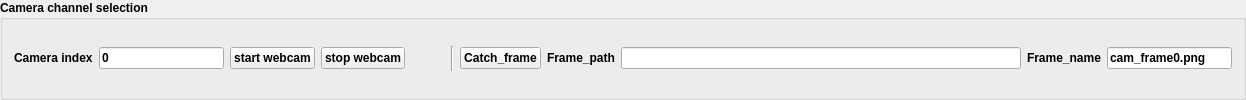
        <widget class="QGroupBox" name="groupBox_camview">
         <property name="sizePolicy">
          <sizepolicy hsizetype="Fixed" vsizetype="Fixed">
           <horstretch>0</horstretch>
           <verstretch>0</verstretch>
          </sizepolicy>
         </property>
         <property name="font">
          <font>
           <weight>75</weight>
           <bold>true</bold>
          </font>
         </property>
         <property name="title">
          <string>Camera channel selection</string>
         </property>
         <property name="checkable">
          <bool>false</bool>
         </property>
         <property name="checked">
          <bool>false</bool>
         </property>
         <layout class="QHBoxLayout" name="horizontalLayout_4">
          <item>
           <widget class="QLabel" name="label_30">
            <property name="sizePolicy">
             <sizepolicy hsizetype="Preferred" vsizetype="Fixed">
              <horstretch>0</horstretch>
              <verstretch>0</verstretch>
             </sizepolicy>
            </property>
            <property name="text">
             <string>Camera index</string>
            </property>
           </widget>
          </item>
          <item>
           <widget class="QLineEdit" name="lineEdit_camera_index">
            <property name="text">
             <string>0</string>
            </property>
           </widget>
          </item>
          <item>
           <widget class="QPushButton" name="pushButton_start_webcam">
            <property name="text">
             <string>start webcam</string>
            </property>
           </widget>
          </item>
          <item>
           <widget class="QPushButton" name="pushButton_stop_webcam">
            <property name="text">
             <string>stop webcam</string>
            </property>
           </widget>
          </item>
          <item>
           <spacer name="horizontalSpacer_2">
            <property name="orientation">
             <enum>Qt::Horizontal</enum>
            </property>
            <property name="sizeHint" stdset="0">
             <size>
              <width>40</width>
              <height>20</height>
             </size>
            </property>
           </spacer>
          </item>
          <item>
           <widget class="Line" name="line_37">
            <property name="sizePolicy">
             <sizepolicy hsizetype="Fixed" vsizetype="Fixed">
              <horstretch>0</horstretch>
              <verstretch>0</verstretch>
             </sizepolicy>
            </property>
            <property name="minimumSize">
             <size>
              <width>0</width>
              <height>20</height>
             </size>
            </property>
            <property name="maximumSize">
             <size>
              <width>16777215</width>
              <height>25</height>
             </size>
            </property>
            <property name="orientation">
             <enum>Qt::Vertical</enum>
            </property>
           </widget>
          </item>
          <item>
           <widget class="QPushButton" name="pushButton_catch_frame">
            <property name="text">
             <string>Catch_frame</string>
            </property>
           </widget>
          </item>
          <item>
           <widget class="QLabel" name="label_29">
            <property name="sizePolicy">
             <sizepolicy hsizetype="Preferred" vsizetype="Fixed">
              <horstretch>0</horstretch>
              <verstretch>0</verstretch>
             </sizepolicy>
            </property>
            <property name="text">
             <string>Frame_path</string>
            </property>
           </widget>
          </item>
          <item>
           <widget class="QLineEdit" name="lineEdit_frame_path">
            <property name="minimumSize">
             <size>
              <width>400</width>
              <height>0</height>
             </size>
            </property>
           </widget>
          </item>
          <item>
           <widget class="QLabel" name="label_31">
            <property name="sizePolicy">
             <sizepolicy hsizetype="Preferred" vsizetype="Fixed">
              <horstretch>0</horstretch>
              <verstretch>0</verstretch>
             </sizepolicy>
            </property>
            <property name="text">
             <string>Frame_name</string>
            </property>
           </widget>
          </item>
          <item>
           <widget class="QLineEdit" name="lineEdit_frame_name">
            <property name="text">
             <string>cam_frame0.png</string>
            </property>
           </widget>
          </item>
         </layout>
        </widget>
